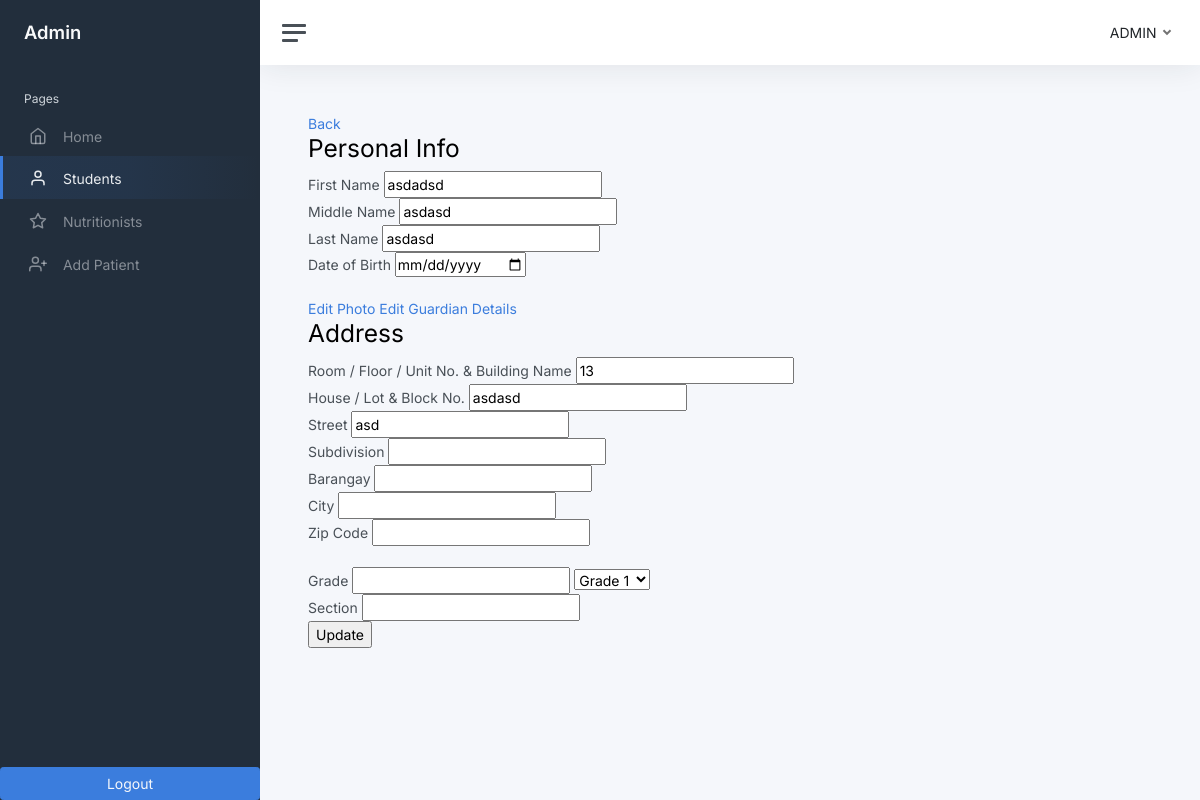
Page /edit-student.php?student_id=mathew123 on the committed database.
### tables this page shows
CREATE TABLE `students` (
  `id` int(11) NOT NULL,
  `student_id` varchar(250) NOT NULL,
  `first_name` varchar(50) NOT NULL,
  `middle_name` varchar(50) NOT NULL,
  `last_name` varchar(50) NOT NULL,
  `date_of_birth` varchar(50) NOT NULL,
  `gender` varchar(50) NOT NULL,
  `room` varchar(50) NOT NULL,
  `house` varchar(50) NOT NULL,
  `street` varchar(50) NOT NULL,
  `subdivision` varchar(50) NOT NULL,
  `barangay` varchar(50) NOT NULL,
  `city` varchar(50) NOT NULL,
  `zip` varchar(50) NOT NULL,
  `image` blob NOT NULL,
  `grade` varchar(10) NOT NULL,
  `section` varchar(50) NOT NULL,
  `date_time_created` datetime NOT NULL,
  `date_time_updated` datetime NOT NULL
);

### edit-student.php (the view, shortened to what this page needs)
<?php
include('connection.php');
?>
<!DOCTYPE html>
<html lang="en">
<head>
    <link href="admin-template/css/app.css" rel="stylesheet">
	<link rel="./stylesheet" href="./styles/bootstrap/css/bootstrap.css">
</head>
<body>
    <div class="wrapper">
		<nav id="sidebar" class="sidebar js-sidebar">
			<div class="sidebar-content js-simplebar">
				<a class="sidebar-brand" href="index.html">
          <span class="align-middle">Admin</span>
        </a>
				<ul class="sidebar-nav">
					<li class="sidebar-header">
						Pages
					</li>
					<li class="sidebar-item">
						<a class="sidebar-link" href="home-admin.php">
                            <i class="align-middle" data-feather="home"></i> <span class="align-middle">Home</span>
                         </a>
					</li>
					<li class="sidebar-item active">
						<a class="sidebar-link" href="view-students.php">
                            <i class="align-middle" data-feather="user"></i> <span class="align-middle">Students</span>
                        </a>
					</li>
					<li class="sidebar-item">
						<a class="sidebar-link disabled" href="#">
                            <i class="align-middle" data-feather="star"></i> <span class="align-middle">Nutritionists</span>
                        </a>
					</li>
					<li class="sidebar-item">
						<a class="sidebar-link" href="add-patient.php">
                            <i class="align-middle" data-feather="user-plus"></i> <span class="align-middle">Add Patient</span>
                        </a>
					</li>
				</ul>
				<a class="text-light text-center btn btn-primary" href="logout-admin.php">Logout</a>
			</div>
		</nav>
		<div class="main">
			<nav class="navbar navbar-expand navbar-light navbar-bg">
				<a class="sidebar-toggle js-sidebar-toggle">
          <i class="hamburger align-self-center"></i>
        </a>
				<div class="navbar-collapse collapse">
					<ul class="navbar-nav navbar-align">
						<li class="nav-item dropdown">
							<a class="nav-link dropdown-toggle d-none d-sm-inline-block" href="#" data-bs-toggle="dropdown" id="dropdownMenuButton1">
                                <span class="text-dark">ADMIN</span>
                            </a>
						</li>
					</ul>
				</div>
			</nav>
			<main class="content">
				<div class="container-fluid p-0">
                <a href="view-students.php">Back</a>
                <?php
                if(isset($_GET['student_id'])){
                    $student_id = $_GET['student_id'];
                    $query = "SELECT students.student_id AS student_student_id, students.first_name AS student_first_name, students.last_name AS student_last_name ,students.middle_name AS student_middle_name, students.date_of_birth AS student_date_of_birth, students.gender AS student_gender ,students.room AS student_room,students.house AS student_house,students.street AS student_street,students.subdivision AS student_subdivison,students.barangay AS student_barangay,students.city AS student_city,students.zip AS student_zip,students.grade AS student_grade,students.section AS student_section,students.date_time_created AS student_date_time_created,users.first_name AS user_first_name , users.middle_name AS user_middle_name , users.last_name AS user_last_name, users.room AS user_room, users.house AS user_house , users.street AS user_street, users.subdivision AS user_subdivision, users.barangay AS user_barangay, users.city AS user_city , users.zip AS user_zip , users.image AS user_image , users.student_id AS user_student_id, users.user_id AS user_user_id FROM students LEFT JOIN users
                    ON students.student_id = users.student_id WHERE students.student_id = '$student_id'";
                    $run = mysqli_query($conn,$query);
                    if(mysqli_num_rows($run) > 0){
                        foreach($run as $row ){
                            ?>
                                <form action="edit-student.php" method="POST" enctype="multipart/form-data">
                                    <h2>Personal Info</h2>
                                    <label for="">First Name</label>
                                    <input type="text" name="first_name" value="<?php echo $row ['student_first_name']?>">
                                    <br>
                                    <label for="">Middle Name</label>
                                    <input type="text" name="middle_name" value="<?php echo $row ['student_middle_name']?>">
                                    <br>
                                    <label for="">Last Name</label>
                                    <input type="text" name="last_name" value="<?php echo $row ['student_last_name']?>">
                                    <br>
                                    <label for="">Date of Birth</label>
                                    <input type="date" name="date_of_birth" value="<?php echo $row ['student_date_of_birth']?>" id="">
                                    <br>
                                    <br>
                                    <a href="edit-student-image.php?student_id=<?php echo $row ['student_student_id']?>">Edit Photo</a>
                                    <a href="edit-guardian-details.php?student_id=<?php echo $row ['student_student_id']?>">Edit Guardian Details</a>
                                    <br>
                                    <h2>Address</h2>
                                    <label for="">Room / Floor / Unit No. & Building Name</label>
                                    <input type="text" name="room" value="<?php echo $row ['student_room'] ?>">
                                    <br>
                                    <label for="">House / Lot & Block No.</label>
                                    <input type="text" name="house" value="<?php echo $row ['student_house']?>">
                                    <br>
                                    <label for="">Street</label>
                                    <input type="text" name="street" value="<?php echo $row ['student_street']?>">
                                    <br>
                                    <label for="">Subdivision</label>
                                    <input type="text" name="subdivision" value="<?php echo $row ['student_subdivison']?>">
                                    <br>
                                    <label for="">Barangay</label>
                                    <input type="text" name="barangay" value="<?php echo $row ['student_barangay']?>">
                                    <br>
                                    <label for="">City</label>
                                    <input type="text" name="city" value="<?php echo $row ['student_city']?>">
                                    <br>
                                    <label for="">Zip Code</label>
                                    <input type="number" name="zip_code" value="<?php echo $row ['student_zip']?>">
                                    <br>
                                    <br>
                                    <label for="">Grade</label>
                                    <input type="text" name="grade" value="<?php echo $row ['student_grade']?>" readonly>
                                    <select name="grade" id="">
                                        <option value="Grade 1">Grade 1</option>
                                    </select>
                                    <br>
                                    <label for="">Section</label>
                                    <input type="text" name="section" value="<?php echo $row ['student_section']?>">
                                    <br>
                                    <input type="submit" name="update" value="Update">
                                </form>
                            <?php
                        }
                    }
                }
                ?>
				</div>
			</main>
		</div>
	</div>
</body>
</html>

### rows in the picture
students: first_name "asdadsd", middle_name "asdasd", last_name "asdasd", room "13", house "asdasd", street "asd"
